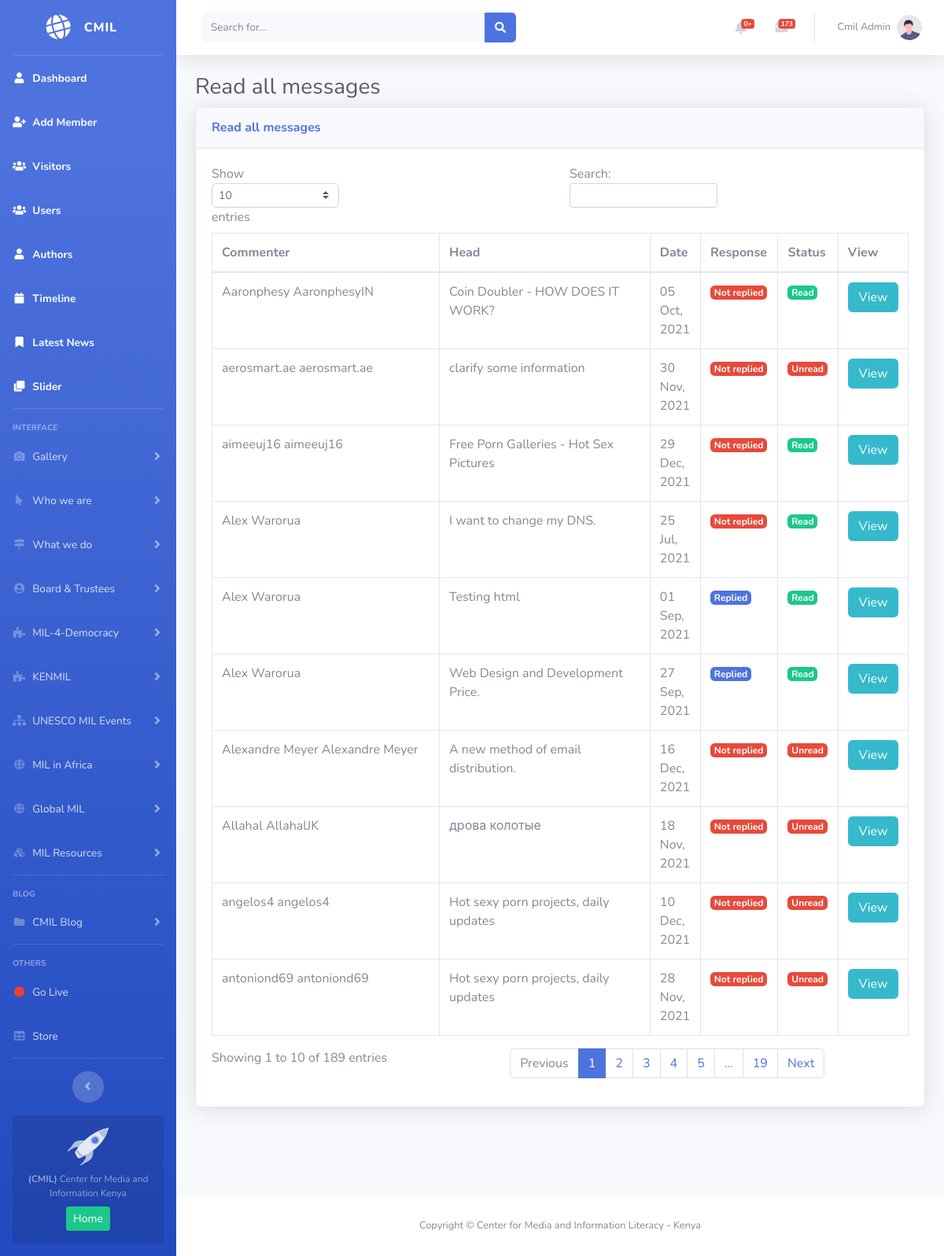
Screenshot of /admin/all_messages.php (signed in) with the database file from the repository.
### tables this page shows
CREATE TABLE `users` (
  `id` int(11) NOT NULL,
  `contact` varchar(15) NOT NULL,
  `email` varchar(50) NOT NULL,
  `firstname` varchar(40) NOT NULL,
  `lastname` varchar(40) NOT NULL,
  `status` int(11) NOT NULL DEFAULT 0,
  `password` text NOT NULL,
  `date` varchar(100) NOT NULL,
  `activate_code` varchar(100) NOT NULL,
  `reset_code` varchar(100) NOT NULL,
  `points` int(100) NOT NULL
);

CREATE TABLE `message` (
  `id` int(11) NOT NULL,
  `date` varchar(100) NOT NULL,
  `firstname` varchar(100) NOT NULL,
  `lastname` varchar(100) NOT NULL,
  `email` varchar(100) NOT NULL,
  `subject` varchar(100) NOT NULL,
  `message` text NOT NULL,
  `conf_1` int(11) NOT NULL,
  `reply` int(40) NOT NULL DEFAULT 0
);

### admin/includes/session.php (called while the page is built, shortened)
<?php
include '../includes/conn.php';
	if(isset($_SESSION['admin'])){
		$conn = $pdo->open();
		try{
			$stmt = $conn->prepare("SELECT * FROM users WHERE id=:id");
			$stmt->execute(['id'=>$_SESSION['admin']]);
			$user = $stmt->fetch();
		}
		catch(PDOException $e){
			echo "There is some problem in connection: " . $e->getMessage();
		}
	}
?>

### admin/all_messages.php (the view, shortened to what this page needs)
<!DOCTYPE html>
<html lang="en">
<?php include 'includes/session.php'; ?>
<?php include 'includes/styles.php'; ?>
<body id="page-top">
    <div id="wrapper">
          <?php include 'includes/sidebar.php'; ?>
        <div id="content-wrapper" class="d-flex flex-column">
            <div id="content">
                 <?php include 'includes/topbar.php'; ?>
                <div class="container-fluid">
                    <h1 class="h3 mb-2 text-gray-800">Read all messages</h1>
                    <div class="card shadow mb-4">
                        <div class="card-header py-3">
                            <h6 class="m-0 font-weight-bold text-primary">Read all messages</h6>
                        </div>
                        <div class="card-body">
						    <div class="table-responsive">
                                <table class="table table-bordered" id="dataTable" width="100%" cellspacing="0">
                                    <thead>
                                        <tr>
										    <th>Commenter</th>
                                            <th>Head</th>
											<th>Date</th>
                                           <th>Response</th>
											<th>Status</th>
                                            <th>View</th>
                                        </tr>
                                    </thead>
                                    <tbody>
									<?php
									$conn = $pdo->open();
									$stmt = $conn->prepare("SELECT *  FROM message");
									$stmt->execute();
									foreach($stmt as $row){
									if($row['conf_1'] == 1){
									$badge = '<h3 class="badge badge-success">Read</h3>';
									}
									else{
									$badge = '<h3 class="badge badge-danger">Unread</h3>';
									}
									if($row['reply'] == 1){
									$badge_2 = '<h3 class="badge badge-primary">Replied</h3>';
									}
									else{
									$badge_2 = '<h3 class="badge badge-danger">Not replied</h3>';
									}
								echo '
									<tr>
									        <td>'.$row['firstname'].' '.$row['lastname'].'</td>
                                            <td>'.$row['subject'].'</td>
                                            <td>'.$row['date'].'</td>
                                            <td>'.$badge_2.'</td>
											<td>
											'.$badge.'
											</td>
										    <td>
											<a href="message.php?pass='.$row['id'].'" style="width:100%" class="btn btn-info">View</a>
											</td>
                                        </tr>
									';
									}
									?>
                                    </tbody>
                                </table>
                            </div>
                        </div>
                    </div>
                </div>
            </div>
               <?php include 'includes/footer.php'; ?>
</body>
</html>

### admin/includes/topbar.php (shortened to what this page needs)
<nav class="navbar navbar-expand navbar-light bg-white topbar mb-4 static-top shadow">
                    <form
                        class="d-none d-sm-inline-block form-inline mr-auto ml-md-3 my-2 my-md-0 mw-100 navbar-search">
                        <div class="input-group">
                            <input type="text" class="form-control bg-light border-0 small" placeholder="Search for..."
                                aria-label="Search" aria-describedby="basic-addon2">
                            <div class="input-group-append">
                                <button class="btn btn-primary" type="button">
                                    <i class="fas fa-search fa-sm"></i>
                                </button>
                            </div>
                        </div>
                    </form>
                    <ul class="navbar-nav ml-auto">
<?php
$conn = $pdo->open();
$stmt = $conn->prepare("SELECT *,COUNT(*) AS numrows FROM comments WHERE conf_1=0");
$stmt->execute();
$unread = $stmt->fetch();
?>
                        <li class="nav-item dropdown no-arrow mx-1">
                            <a class="nav-link dropdown-toggle" href="#" id="alertsDropdown" role="button"
                                data-toggle="dropdown" aria-haspopup="true" aria-expanded="false">
                                <i class="fas fa-bell fa-fw"></i>
                                <span class="badge badge-danger badge-counter"><?php echo $unread['numrows']; ?>+</span>
                            </a>
                        </li>
                        <li class="nav-item dropdown no-arrow mx-1">
                            <a class="nav-link dropdown-toggle" href="#" id="messagesDropdown" role="button"
                                data-toggle="dropdown" aria-haspopup="true" aria-expanded="false">
								<?php
								$conn = $pdo->open();
								$stmt = $conn->prepare("SELECT *,COUNT(*) AS numrows FROM message WHERE conf_1=0");
								$stmt->execute();
								$messages = $stmt->fetch();
								?>
                                <span class="badge badge-danger badge-counter"><?php echo $messages['numrows']; ?></span>
                            </a>
                        </li>
                        <li class="nav-item dropdown no-arrow">
                            <a class="nav-link dropdown-toggle" href="#" id="userDropdown" role="button"
                                data-toggle="dropdown" aria-haspopup="true" aria-expanded="false">
                                <span class="mr-2 d-none d-lg-inline text-gray-600 small"><?php echo $user['firstname']; ?> <?php echo $user['lastname']; ?></span>
                                <img class="img-profile rounded-circle"
                                    src="includes/img/undraw_profile.svg">
                            </a>
                        </li>
                    </ul>
                </nav>
				</div>
				</div>

### rows the page displays
users: firstname "Cmil", lastname "Admin"
message: firstname "Alex", lastname "Warorua", subject "I want to change my DNS.", date "25 Jul, 2021", reply "Not replied", conf_1 "Read"
message: firstname "Alex", lastname "Warorua", subject "Testing html", date "01 Sep, 2021", reply "Replied", conf_1 "Read"
message: firstname "Alex", lastname "Warorua", subject "Web Design and Development Price.", date "27 Sep, 2021", reply "Replied", conf_1 "Read"
message: firstname "Aaronphesy", lastname "AaronphesyIN", subject "Coin Doubler - HOW DOES IT WORK?", date "05 Oct, 2021", reply "Not replied", conf_1 "Read", $row['id'] 10 (drawn)
message: firstname "Allahal", lastname "AllahalJK", subject "дрова колотые", date "18 Nov, 2021", reply "Not replied", conf_1 "Unread"
message: firstname "antoniond69", lastname "antoniond69", subject "Hot sexy porn projects, daily updates", date "28 Nov, 2021", reply "Not replied", conf_1 "Unread"
message: firstname "aerosmart.ae", lastname "aerosmart.ae", subject "clarify some information", date "30 Nov, 2021", reply "Not replied", conf_1 "Unread"
message: firstname "angelos4", lastname "angelos4", subject "Hot sexy porn projects, daily updates", date "10 Dec, 2021", reply "Not replied", conf_1 "Unread"
message: firstname "Alexandre Meyer", lastname "Alexandre Meyer", subject "A new method of email distribution.", date "16 Dec, 2021", reply "Not replied", conf_1 "Unread"
message: firstname "aimeeuj16", lastname "aimeeuj16", subject "Free Porn Galleries - Hot Sex Pictures", date "29 Dec, 2021", reply "Not replied", conf_1 "Read"

### other values shown
$unread['numrows'] "0"
$messages['numrows'] "173"
